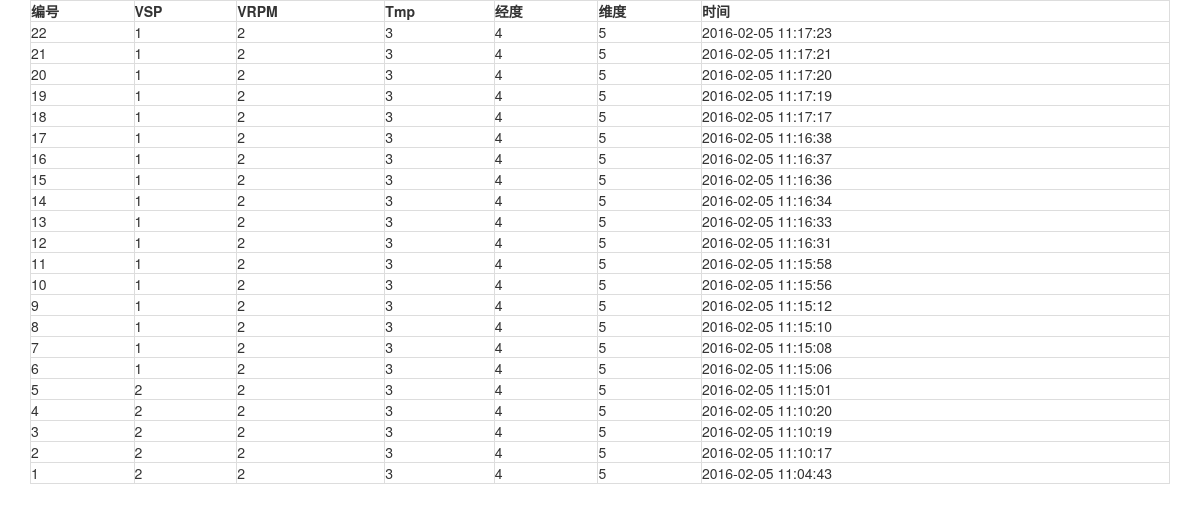
The page / on the database its author committed.
### tables this page shows
CREATE TABLE IF NOT EXISTS `car_info` (
  `Id` int(11) NOT NULL AUTO_INCREMENT,
  `vsp` varchar(32) NOT NULL,
  `vrpm` varchar(50) NOT NULL,
  `tmp` varchar(50) NOT NULL,
  `longi` varchar(50) NOT NULL,
  `lati` varchar(50) NOT NULL,
  `insert_date` timestamp NOT NULL DEFAULT CURRENT_TIMESTAMP,
  PRIMARY KEY (`Id`)
);

### index.php (the view, shortened to what this page needs)
<?php
require_once ("head.php");
?>
<div  class="container" style="font-size: 14px">
    <div class="">
        <table class="table-bordered" style="width: 100%">
            <th>编号</th>
            <th>VSP</th>
            <th>VRPM</th>
            <th>Tmp</th>
            <th>经度</th>
            <th>维度</th>
            <th>时间</th>
            <?php
            $sql = "select * from car_info where 1=1 order by insert_date desc";
            $result = mysql_query($sql);
            while($row=mysql_fetch_array($result)) {
            ?>
            <tr>
                <td><?php echo $row["Id"] ?></td>
                <td><?php echo $row["vsp"] ?></td>
                <td><?php echo $row["vrpm"] ?></td>
                <td><?php echo $row["tmp"] ?></td>
                <td><?php echo $row["longi"] ?></td>
                <td><?php echo $row["lati"] ?></td>
                <td><?php echo $row["insert_date"] ?></td>
            </tr>
            <?php }?>
        </table>
    </div>
</div>

### head.php (shortened to what this page needs)
<!DOCTYPE html>
<html>
<head>
    <link href="lib/css/bootstrap.min.css" rel="stylesheet" type="text/css">
</head>
<body>
</body>
</html>

### rows shown on the page
car_info: Id "22", vsp "1", vrpm "2", tmp "3", longi "4", lati "5", insert_date "2016-02-05 11:17:23"
car_info: Id "21", vsp "1", vrpm "2", tmp "3", longi "4", lati "5", insert_date "2016-02-05 11:17:21"
car_info: Id "20", vsp "1", vrpm "2", tmp "3", longi "4", lati "5", insert_date "2016-02-05 11:17:20"
car_info: Id "19", vsp "1", vrpm "2", tmp "3", longi "4", lati "5", insert_date "2016-02-05 11:17:19"
car_info: Id "18", vsp "1", vrpm "2", tmp "3", longi "4", lati "5", insert_date "2016-02-05 11:17:17"
car_info: Id "17", vsp "1", vrpm "2", tmp "3", longi "4", lati "5", insert_date "2016-02-05 11:16:38"
car_info: Id "16", vsp "1", vrpm "2", tmp "3", longi "4", lati "5", insert_date "2016-02-05 11:16:37"
car_info: Id "15", vsp "1", vrpm "2", tmp "3", longi "4", lati "5", insert_date "2016-02-05 11:16:36"
car_info: Id "14", vsp "1", vrpm "2", tmp "3", longi "4", lati "5", insert_date "2016-02-05 11:16:34"
car_info: Id "13", vsp "1", vrpm "2", tmp "3", longi "4", lati "5", insert_date "2016-02-05 11:16:33"
car_info: Id "12", vsp "1", vrpm "2", tmp "3", longi "4", lati "5", insert_date "2016-02-05 11:16:31"
car_info: Id "11", vsp "1", vrpm "2", tmp "3", longi "4", lati "5", insert_date "2016-02-05 11:15:58"
car_info: Id "10", vsp "1", vrpm "2", tmp "3", longi "4", lati "5", insert_date "2016-02-05 11:15:56"
car_info: Id "9", vsp "1", vrpm "2", tmp "3", longi "4", lati "5", insert_date "2016-02-05 11:15:12"
car_info: Id "8", vsp "1", vrpm "2", tmp "3", longi "4", lati "5", insert_date "2016-02-05 11:15:10"
car_info: Id "7", vsp "1", vrpm "2", tmp "3", longi "4", lati "5", insert_date "2016-02-05 11:15:08"
car_info: Id "6", vsp "1", vrpm "2", tmp "3", longi "4", lati "5", insert_date "2016-02-05 11:15:06"
car_info: Id "5", vsp "2", vrpm "2", tmp "3", longi "4", lati "5", insert_date "2016-02-05 11:15:01"
car_info: Id "4", vsp "2", vrpm "2", tmp "3", longi "4", lati "5", insert_date "2016-02-05 11:10:20"
car_info: Id "3", vsp "2", vrpm "2", tmp "3", longi "4", lati "5", insert_date "2016-02-05 11:10:19"
car_info: Id "2", vsp "2", vrpm "2", tmp "3", longi "4", lati "5", insert_date "2016-02-05 11:10:17"
car_info: Id "1", vsp "2", vrpm "2", tmp "3", longi "4", lati "5", insert_date "2016-02-05 11:04:43"
